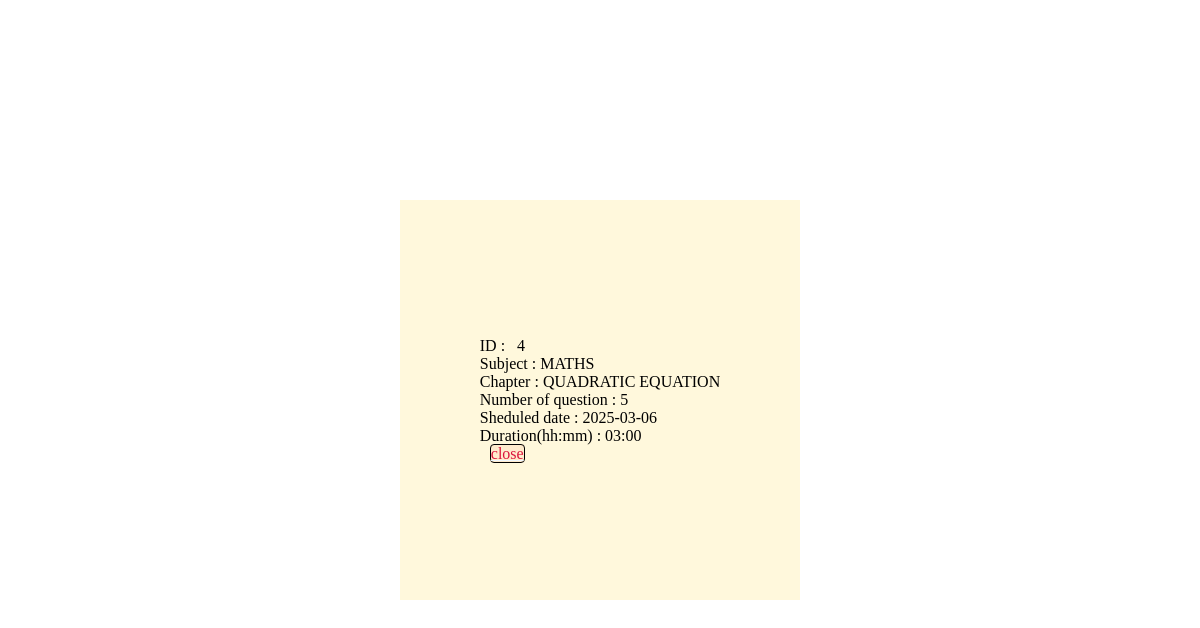
The app's page /view/4/4, older data.
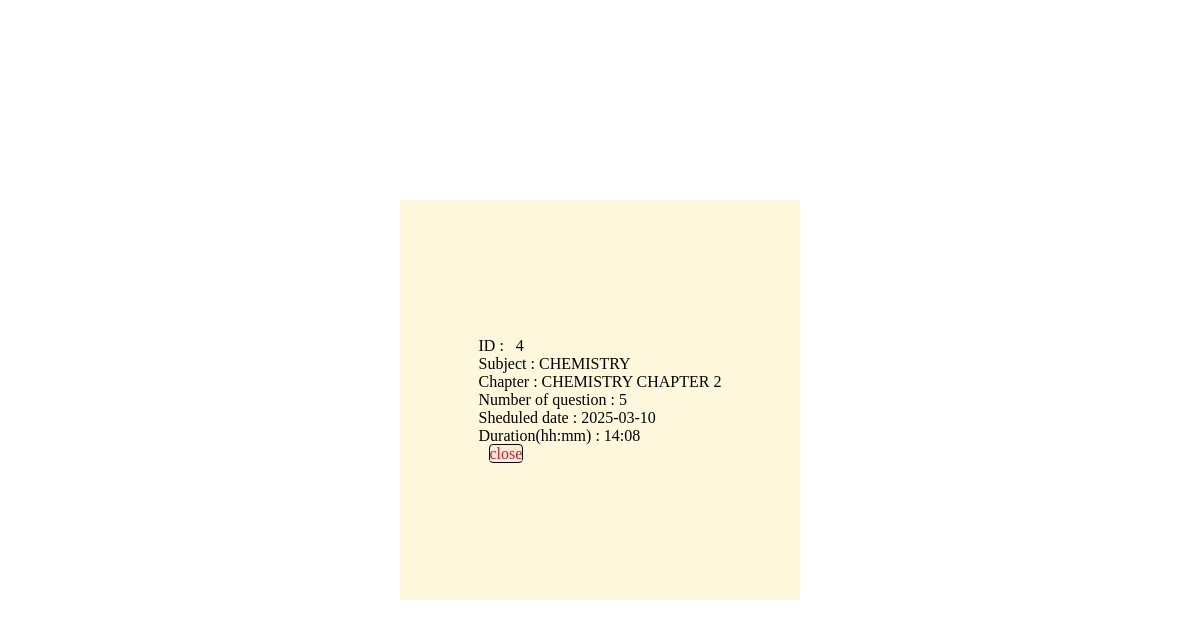
The same page, newer data.
### tables this page shows
CREATE TABLE chapter(
    id INTEGER PRIMARY KEY AUTOINCREMENT,
    name TEXT,
    description TEXT,
    sub_name TEXT,
    FOREIGN KEY (sub_name) REFERENCES subject(name));

CREATE TABLE quiz(
    id INTEGER PRIMARY KEY AUTOINCREMENT,
    chapter_id INTEGER,
    date_of_quiz DATE,
    time_duration TIME,
    remarks TEXT,
    FOREIGN KEY(chapter_id) REFERENCES chapter(id)
);

### app.py (the view)
@app.route('/view/<id>/<u_id>')
def view(id,u_id):
    return render_template('detail_view.html',a=get_q_full_d(id),b=u_id)

### database.py (called while the page is built)
def get_q_full_d(id):
    con = sqlite3.connect('database.sqlite3')
    cur = con.cursor()
    query = f"SELECT * FROM quiz WHERE id =?"
    cur.execute(query,(id,))
    res_1 = cur.fetchall()
    query = f"SELECT COUNT(id) FROM question WHERE quiz_id=?"
    cur.execute(query,(id,))
    res_2 = cur.fetchall()
    query = f"SELECT name,sub_name FROM chapter WHERE id =?"
    cur.execute(query,(res_1[0][1],))
    res_3 = cur.fetchall()
    con.commit()
    con.close()
    return [res_1,res_2,res_3]

### templates/detail_view.html (shortened to what this page needs)
<!DOCTYPE html>
<html lang="en">
<head>
</head>
<body>
    <div id="main">
        <div id="box">
            <div>
                <p>ID : &nbsp  {{a[0][0][0]}}</p>
                <p>Subject : {{a[2][0][1]}}</p>
                <p>Chapter : {{a[2][0][0]}} </p>
                <p>Number of question : {{a[1][0][0]}} </p>
                <p>Sheduled date : {{a[0][0][2]}}</p>
                <p>Duration(hh:mm) : {{a[0][0][3]}}</p>
                <a class="innerbox" href="/user/{{b}}">close</a>
            </div>
        </div>
    </div>
</body>
</html>

Row changes from the older to the newer data that the page shows:
no longer on this page (row edited): chapter: sub_name "MATHS", name "QUADRATIC EQUATION"
changed quiz id 4: date_of_quiz "2025-03-06" → "2025-03-10"; time_duration "03:00" → "14:08"
now on this page (row edited): chapter: sub_name "CHEMISTRY", name "CHEMISTRY CHAPTER 2"
